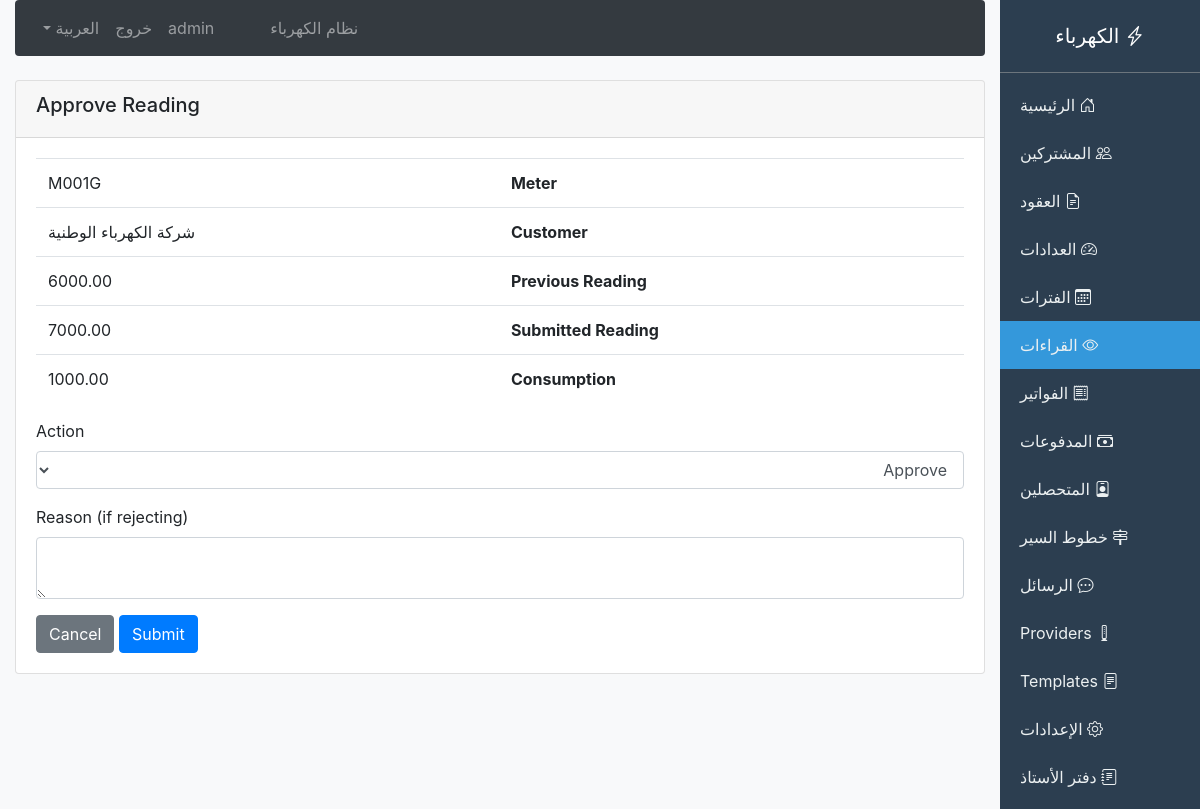
The app's page /billing/readings/15/approve/ (signed in) with its own data.
### billing/models.py (models this page shows, shortened)
class MeterReadingSubmission(models.Model):
    class ApprovalStatus(models.TextChoices):
        PENDING = 'pending', 'Pending'
        APPROVED = 'approved', 'Approved'
        REJECTED = 'rejected', 'Rejected'
        FLAGGED_REVIEW = 'flagged_review', 'Flagged for Review'
    class ReadingSource(models.TextChoices):
        MANUAL_ENTRY = 'manual_entry', 'Manual Entry'
        MOBILE_APP = 'mobile_app', 'Mobile App'
        SMS = 'sms', 'SMS'
        SMART_METER = 'smart_meter', 'Smart Meter'
        ESTIMATED = 'estimated', 'Estimated'
    period = models.ForeignKey(BillingPeriod, on_delete=models.CASCADE, related_name='readings', null=True, blank=True)
    meter = models.ForeignKey(Meter, on_delete=models.CASCADE, related_name='reading_submissions')
    contract = models.ForeignKey(Contract, on_delete=models.CASCADE, null=True, blank=True)
    customer = models.ForeignKey(Customer, on_delete=models.CASCADE, null=True, blank=True)
    previous_reading = models.DecimalField(max_digits=12, decimal_places=2, default=0)
    submitted_reading = models.DecimalField(max_digits=12, decimal_places=2)
    reading_date = models.DateField(null=True, blank=True)
    reading_source = models.CharField(max_length=20, choices=ReadingSource.choices, default=ReadingSource.MANUAL_ENTRY)
    reader = models.ForeignKey(User, on_delete=models.SET_NULL, null=True, blank=True, related_name='submitted_readings')
    reader_notes = models.TextField(blank=True)
    approval_status = models.CharField(max_length=20, choices=ApprovalStatus.choices, default=ApprovalStatus.PENDING)
    reviewed_by = models.ForeignKey(User, on_delete=models.SET_NULL, null=True, blank=True)
    reviewed_at = models.DateTimeField(null=True, blank=True)
    rejection_reason = models.TextField(blank=True)
    approved_reading = models.DecimalField(max_digits=12, decimal_places=2, null=True, blank=True)
    final_consumption = models.DecimalField(max_digits=12, decimal_places=2, null=True, blank=True)
    is_locked = models.BooleanField(default=False)
    created_at = models.DateTimeField(auto_now_add=True)
    updated_at = models.DateTimeField(auto_now=True)
    class Meta:
        ordering = ['-created_at']
    @property
    def consumption(self):
        if self.final_consumption is not None:
            return self.final_consumption
        if self.approved_reading:
            return self.approved_reading - self.previous_reading
        return self.submitted_reading - self.previous_reading

class Meter(models.Model):
    class MeterStatus(models.TextChoices):
        ACTIVE = 'active', 'Active'
        DEFECTIVE = 'defective', 'Defective'
        REPLACED = 'replaced', 'Replaced'
        REMOVED = 'removed', 'Removed'
    class MeterType(models.TextChoices):
        ANALOG = 'analog', 'Analog'
        DIGITAL = 'digital', 'Digital'
        PREPAID = 'prepaid', 'Prepaid'
    meter_number = models.CharField(max_length=50, unique=True, blank=True)
    contract = models.ForeignKey(Contract, on_delete=models.CASCADE, related_name='meters')
    meter_model = models.CharField(max_length=100, blank=True, default='')
    meter_type = models.CharField(max_length=20, choices=MeterType.choices, default=MeterType.ANALOG)
    initial_reading = models.DecimalField(max_digits=12, decimal_places=2, default=0)
    last_approved_reading = models.DecimalField(max_digits=12, decimal_places=2, null=True, blank=True)
    installation_date = models.DateField(null=True, blank=True)
    last_reading_date = models.DateField(null=True, blank=True)
    meter_status = models.CharField(max_length=20, choices=MeterStatus.choices, default=MeterStatus.ACTIVE)
    location_description = models.CharField(max_length=255, blank=True, default='')
    class Meta:
        ordering = ['-installation_date']

class Contract(models.Model):
    class ContractStatus(models.TextChoices):
        ACTIVE = 'active', 'Active'
        SUSPENDED = 'suspended', 'Suspended'
        TERMINATED = 'terminated', 'Terminated'
        EXPIRED = 'expired', 'Expired'
    contract_number = models.CharField(max_length=50, unique=True, blank=True)
    customer = models.ForeignKey(Customer, on_delete=models.CASCADE, related_name='contracts')
    type = models.ForeignKey(SubscriptionType, on_delete=models.CASCADE)
    start_date = models.DateField(null=True, blank=True)
    end_date = models.DateField(null=True, blank=True)
    contract_status = models.CharField(max_length=20, choices=ContractStatus.choices, default=ContractStatus.ACTIVE)
    connection_load = models.DecimalField(max_digits=10, decimal_places=2, default=0, verbose_name='Connection Load (kW)')
    deposit_amount = models.DecimalField(max_digits=10, decimal_places=2, default=0)
    notes = models.TextField(blank=True, default='')
    created_by = models.ForeignKey(User, on_delete=models.SET_NULL, null=True, blank=True)
    created_at = models.DateTimeField(auto_now_add=True)
    class Meta:
        ordering = ['-created_at']

class Customer(models.Model):
    customer_number = models.CharField(max_length=50, unique=True, blank=True, default='')
    full_name_ar = models.CharField(max_length=150)
    full_name_en = models.CharField(max_length=150, blank=True, default='')
    national_id = models.CharField(max_length=50, blank=True, default='')
    mobile_phone = models.CharField(max_length=20, blank=True, default='')
    phone2 = models.CharField(max_length=20, blank=True, default='')
    email = models.EmailField(blank=True, default='')
    address = models.TextField(blank=True, default='')
    city = models.CharField(max_length=50, blank=True, default='')
    is_active = models.BooleanField(default=True)
    registration_date = models.DateField(auto_now_add=True)
    current_balance = models.DecimalField(max_digits=12, decimal_places=2, default=0)
    credit_limit = models.DecimalField(max_digits=12, decimal_places=2, default=0)
    notes = models.TextField(blank=True, default='')
    created_at = models.DateTimeField(auto_now_add=True)

### billing/views.py (the view, shortened to what this page needs)
# urls.py: path('readings/<int:pk>/approve/', views.reading_approve, name='reading_approve'),
@login_required
def reading_approve(request, pk):
    reading = get_object_or_404(MeterReadingSubmission, pk=pk)
    return render(request, 'billing/reading_approve.html', {'reading': reading})

### billing/context_processors.py (called while the page is built)
def language_context(request):
    lang = getattr(request, 'session', {}).get('django_language', 'ar')
    if not lang:
        lang = 'ar'
    return {
        'LANGUAGE_CODE': lang,
        'LANGUAGE_NAME': 'العربية' if lang == 'ar' else 'English'
    }

### templates/billing/reading_approve.html (shortened to what this page needs)
{% extends 'billing/base.html' %}
{% block content %}
<div class="card">
    <div class="card-header"><h5>Approve Reading</h5></div>
    <div class="card-body">
        <table class="table">
            <tr><th>Meter</th><td>{{ reading.meter.meter_number }}</td></tr>
            <tr><th>Customer</th><td>{{ reading.contract.customer.full_name_ar|default:'-' }}</td></tr>
            <tr><th>Previous Reading</th><td>{{ reading.previous_reading }}</td></tr>
            <tr><th>Submitted Reading</th><td>{{ reading.submitted_reading }}</td></tr>
            <tr><th>Consumption</th><td>{{ reading.consumption|default:'-' }}</td></tr>
        </table>
        <form method="post">
            <div class="form-group">
                <label>Action</label>
                <select name="action" class="form-control" required>
                    <option value="approve">Approve</option>
                </select>
            </div>
            <div class="form-group">
                <label>Reason (if rejecting)</label>
                <textarea name="reason" class="form-control" rows="2"></textarea>
            </div>
            <button type="submit" class="btn btn-primary">Submit</button>
            <a href="{% url 'reading_list' %}" class="btn btn-secondary">Cancel</a>
        </form>
    </div>
</div>
{% endblock %}

### templates/billing/base.html (shortened to what this page needs)
<!DOCTYPE html>
<html lang="ar" dir="rtl">
<head>
    {% load bootstrap4 %}
    {% bootstrap_css %}
    <link rel="stylesheet" href="https://cdn.jsdelivr.net/npm/bootstrap-icons@1.11.0/font/bootstrap-icons.css">
</head>
<body class="bg-light">
    <div class="container-fluid">
        <div class="row">
            <nav class="col-md-2 d-none d-md-block sidebar p-0">
                <div class="text-center py-4 border-bottom border-secondary">
                    <h5 class="text-white mb-0"><i class="bi bi-lightning-charge"></i> الكهرباء</h5>
                </div>
                <div class="py-2">
                    <a href="{% url 'billing_index' %}" class="{% if request.path == '/billing/' %}active{% endif %}">
                        <i class="bi bi-house-door"></i> الرئيسية
                    </a>
                    <a href="{% url 'customer_list' %}" class="{% if '/billing/customers/' in request.path %}active{% endif %}">
                        <i class="bi bi-people"></i> المشتركين
                    </a>
                    <a href="{% url 'contract_list' %}" class="{% if '/billing/contracts/' in request.path %}active{% endif %}">
                        <i class="bi bi-file-earmark-text"></i> العقود
                    </a>
                    <a href="{% url 'meter_list' %}" class="{% if '/billing/meters/' in request.path %}active{% endif %}">
                        <i class="bi bi-speedometer2"></i> العدادات
                    </a>
                    <a href="{% url 'billing_period_list' %}" class="{% if '/billing/periods/' in request.path %}active{% endif %}">
                        <i class="bi bi-calendar3"></i> الفترات
                    </a>
                    <a href="{% url 'reading_list' %}" class="{% if '/billing/readings/' in request.path %}active{% endif %}">
                        <i class="bi bi-eye"></i> القراءات
                    </a>
                    <a href="{% url 'invoice_list' %}" class="{% if '/billing/invoices/' in request.path %}active{% endif %}">
                        <i class="bi bi-receipt"></i> الفواتير
                    </a>
                    <a href="{% url 'payment_list' %}" class="{% if '/billing/payments/' in request.path %}active{% endif %}">
                        <i class="bi bi-cash-stack"></i> المدفوعات
                    </a>
                    <a href="{% url 'collector_list' %}" class="{% if '/billing/collectors/' in request.path %}active{% endif %}">
                        <i class="bi bi-person-badge"></i> المتحصلين
                    </a>
                    <a href="{% url 'route_list' %}" class="{% if '/billing/routes/' in request.path %}active{% endif %}">
                        <i class="bi bi-signpost-2"></i> خطوط السير
                    </a>
                    <a href="{% url 'sms_list' %}" class="{% if '/billing/sms/' in request.path and request.path != '/billing/sms/providers/' and request.path != '/billing/sms/templates/' %}active{% endif %}">
                        <i class="bi bi-chat-dots"></i> الرسائل
                    </a>
                    <a href="{% url 'sms_provider_list' %}" class="{% if '/billing/sms/providers/' in request.path %}active{% endif %}">
                        <i class="bi bi-modem"></i> Providers
                    </a>
                    <a href="{% url 'sms_template_list' %}" class="{% if '/billing/sms/templates/' in request.path %}active{% endif %}">
                        <i class="bi bi-file-text"></i> Templates
                    </a>
                    <a href="{% url 'system_settings' %}" class="{% if '/billing/settings/' in request.path %}active{% endif %}">
                        <i class="bi bi-gear"></i> الإعدادات
                    </a>
                    <a href="{% url 'ledger_list' %}" class="{% if '/billing/ledger/' in request.path %}active{% endif %}">
                        <i class="bi bi-journal-text"></i> دفتر الأستاذ
                    </a>
                </div>
            </nav>
            <div class="col-md-10">
                <nav class="navbar navbar-expand-lg navbar-dark bg-dark rounded mb-4">
                    <div class="collapse navbar-collapse" id="navbarNav">
                        <ul class="navbar-nav mr-auto">
                            <li class="nav-item">
                                <a class="nav-link" href="{% url 'billing_index' %}">نظام الكهرباء</a>
                            </li>
                        </ul>
                        <ul class="navbar-nav">
                            {% if user.is_authenticated %}
                            <li class="nav-item">
                                <span class="nav-link">{{ user.username }}</span>
                            </li>
                            <li class="nav-item">
                                <a class="nav-link" href="{% url 'logout' %}">{% if LANGUAGE_CODE == 'ar' %}خروج{% else %}Logout{% endif %}</a>
                            </li>
                            {% else %}
                            <li class="nav-item">
                                <a class="nav-link" href="{% url 'login' %}">{% if LANGUAGE_CODE == 'ar' %}دخول{% else %}Login{% endif %}</a>
                            </li>
                            {% endif %}
                            <li class="nav-item dropdown">
                                <a class="nav-link dropdown-toggle" href="#" data-toggle="dropdown">
                                    {% if LANGUAGE_CODE == 'ar' %}العربية{% else %}English{% endif %}
                                </a>
                            </li>
                        </ul>
                    </div>
                </nav>
                {% block content %}{% endblock %}
            </div>
        </div>
    </div>
</body>
</html>

### templates/billing/base.html (style rules this page uses)
.sidebar { min-height: 100vh; background: #2c3e50; }
.sidebar a { color: #ecf0f1; padding: 12px 20px; display: block; text-decoration: none; border-radius: 0; }
.sidebar a.active { background: #3498db; }

### records on screen
MeterReadingSubmission: meter.meter_number "M001G", contract.customer.full_name_ar "شركة الكهرباء الوطنية", previous_reading "6000.00", submitted_reading "7000.00", consumption "1000.00"

### other values on screen
{{ user.username }} "admin"
